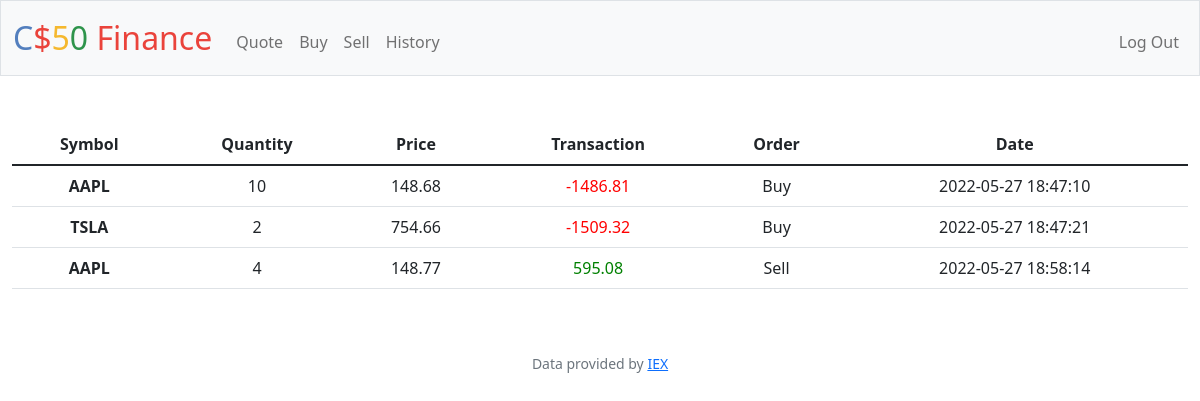
Page /history (signed in) on the earlier database version.
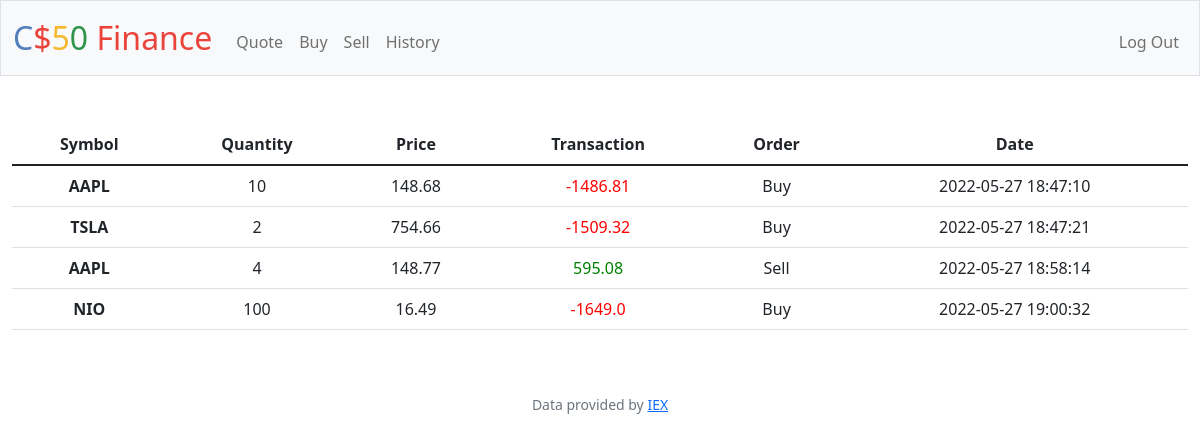
Same page on the later database version.
### tables this page shows
CREATE TABLE portfolio(
   id INTEGER PRIMARY KEY,
   user_id INTEGER,
   symbol TEXT NOT NULL,
   quantity INTEGER NOT NULL,
   price INTEGER NOT NULL,
   Timestamp DATETIME DEFAULT CURRENT_TIMESTAMP,
   FOREIGN KEY (user_id)
      REFERENCES users (id)
         ON DELETE CASCADE
         ON UPDATE NO ACTION
);

### app.py (the view)
@app.route("/history")
@login_required
def history():
    transactions = db.execute("SELECT symbol, quantity, price, Timestamp FROM portfolio WHERE user_id = (?)", session["user_id"])
    if transactions == None:
        return apology("No transactions yet.", 403)
    return render_template("history.html", transactions = transactions)

### app.py (called while the page is built)
@app.after_request
def after_request(response):
    response.headers["Cache-Control"] = "no-cache, no-store, must-revalidate"
    response.headers["Expires"] = 0
    response.headers["Pragma"] = "no-cache"
    return response

### helpers.py (called while the page is built)
def login_required(f):
    @wraps(f)
    def decorated_function(*args, **kwargs):
        if session.get("user_id") is None:
            return redirect("/login")
        return f(*args, **kwargs)
    return decorated_function

### templates/history.html (shortened to what this page needs)
{% extends "layout.html" %}
{% block main %}
<table class="table">
    <thead>
      <tr>
        <th scope="col">Symbol</th>
        <th scope="col">Quantity</th>
        <th scope="col">Price</th>
        <th scope="col">Transaction</th>
        <th scope="col">Order</th>
        <th scope="col">Date</th>
      </tr>
    </thead>
    <tbody>
     {% for t in transactions %}
        <th scope="row">{{t["symbol"]}}</th>
        <td>{{t["quantity"]|abs}}</td>
        <td>{{t["price"]}}</td>
        {% if t["quantity"] > 0 %}
        <td style="color: red">{{(-1)*(t["quantity"]*t["price"])|round(2, 'ceil')}}</td>
        <td>Buy</td>
        {% else %}
        <td style="color: green">{{(-1)*(t["quantity"]*t["price"])}}</td>
        <td>Sell</td>
        {% endif %}
        <td>{{t["Timestamp"]}}</td>
    {% endfor %}
    </tbody>
  </table>
{% endblock %}

### templates/layout.html (shortened to what this page needs)
<!DOCTYPE html>
<html lang="en">
    <head>
        <link href="https://cdn.jsdelivr.net/npm/bootstrap@5.1.3/dist/css/bootstrap.min.css" rel="stylesheet">
        <link href="/static/styles.css" rel="stylesheet">
    </head>
    <body>
        <nav class="bg-light border navbar navbar-expand-md navbar-light">
            <div class="container-fluid">
                <a class="navbar-brand" href="/"><span class="blue">C</span><span class="red">$</span><span class="yellow">5</span><span class="green">0</span> <span class="red">Finance</span></a>
                <div class="collapse navbar-collapse" id="navbar">
                    {% if session["user_id"] %}
                        <ul class="navbar-nav me-auto mt-2">
                            <li class="nav-item"><a class="nav-link" href="/quote">Quote</a></li>
                            <li class="nav-item"><a class="nav-link" href="/buy">Buy</a></li>
                            <li class="nav-item"><a class="nav-link" href="/sell">Sell</a></li>
                            <li class="nav-item"><a class="nav-link" href="/history">History</a></li>
                        </ul>
                        <ul class="navbar-nav ms-auto mt-2">
                            <li class="nav-item"><a class="nav-link" href="/logout">Log Out</a></li>
                        </ul>
                    {% else %}
                        <ul class="navbar-nav ms-auto mt-2">
                            <li class="nav-item"><a class="nav-link" href="/register">Register</a></li>
                            <li class="nav-item"><a class="nav-link" href="/login">Log In</a></li>
                        </ul>
                    {% endif %}
                </div>
            </div>
        </nav>
        <main class="container-fluid py-5 text-center">
            {% block main %}{% endblock %}
        </main>
        <footer class="mb-5 small text-center text-muted">
            Data provided by <a href="https://iexcloud.io/">IEX</a>
        </footer>
    </body>
</html>

### static/styles.css (style rules this page uses)
nav .navbar-brand { font-size: xx-large; }
nav .navbar-brand .blue { color: #537fbe; }
nav .navbar-brand .red { color: #ea433b; }
nav .navbar-brand .yellow { color: #f5b82e; }
nav .navbar-brand .green { color: #2e944b; }

Differences in the rows shown:
added portfolio: symbol "NIO", quantity|abs "100", price "16.49", (-1)*(t['quantity']*t['price'])|round(2,'ceil') "-1649.0", Timestamp "2022-05-27 19:00:32"
